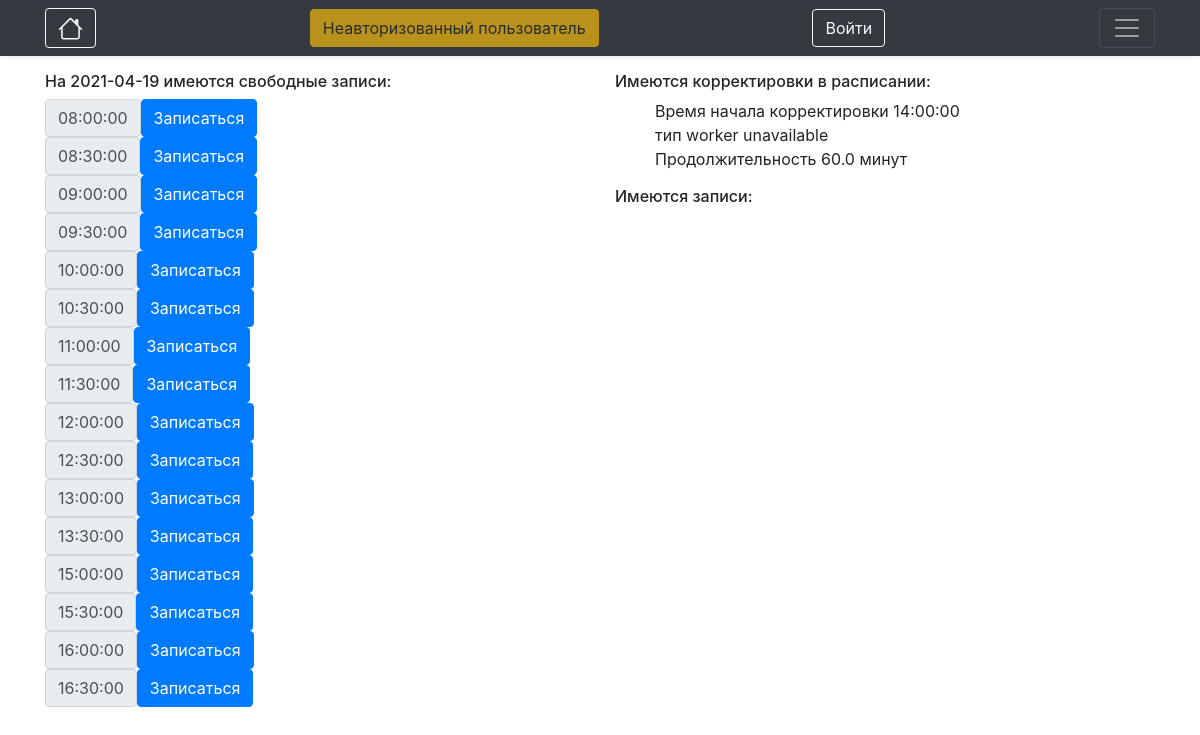
Before: /check-date?day=2021-04-19 with the older database file.
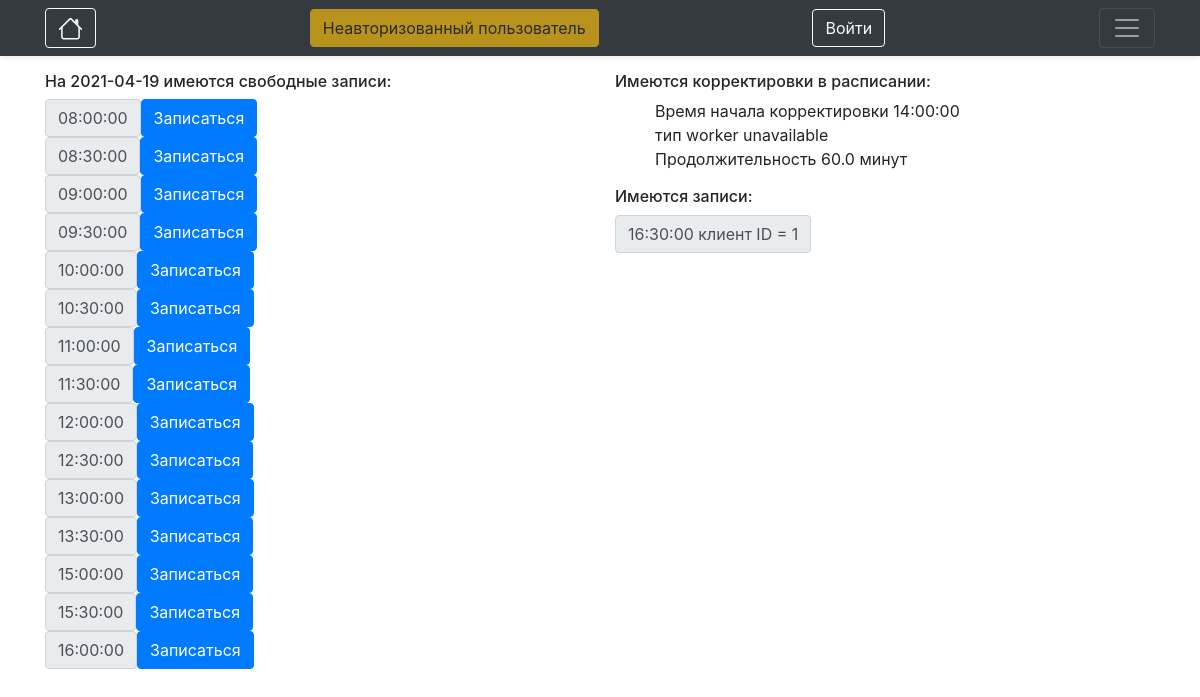
After: the same page with the newer database file.
### app/models.py (models this page shows, shortened)
class Schedule(db.Model):
    __tablename__ = 'schedules'
    worker_id = db.Column(db.Integer, db.ForeignKey('workers.id'), primary_key=True, nullable=False)
    start_time = db.Column(db.Integer, primary_key=True, nullable=False)
    duration = db.Column(db.Integer, nullable=False)
    week_day = db.Column(db.Integer, primary_key=True, nullable=False)
    def get_time(self):
        return (datetime.min + timedelta(seconds=self.start_time)).time()
    def get_time_with_duration(self):
        return (datetime.min + timedelta(seconds=(self.start_time + self.duration))).time()
    def __repr__(self):
        return f'<Shedule {self.worker_id} {self.start_time}>'

class Correction(db.Model):
    __tablename__ = 'corrections'
    worker_id = db.Column(db.Integer, db.ForeignKey('workers.id'), primary_key=True, nullable=False)
    start_time = db.Column(db.TIMESTAMP, primary_key=True, nullable=False)
    status = db.Column(db.Enum(CorrectionType))
    duration = db.Column(db.Integer, nullable=False)
    def get_start_time(self):
        return self.start_time.time()

class Record(db.Model):
    __tablename__ = 'records'
    id = db.Column(db.Integer, primary_key=True, autoincrement=True)
    client_id = db.Column(db.Integer, db.ForeignKey('clients.id'), nullable=False)
    worker_id = db.Column(db.Integer, db.ForeignKey('workers.id'), nullable=False)
    text = db.Column(db.Text, nullable=True)
    published = db.Column(db.DateTime, nullable=False)
    start_time = db.Column(db.TIMESTAMP, nullable=False)
    duration = db.Column(db.Integer, nullable=False)
    status = db.Column(db.Enum(RecordType), nullable=True)

### app/__init__.py (the view, shortened to what this page needs)
    @app.route('/check-date', methods=['GET', 'POST'])
    def check_date():
        formbtn = ChooseRecordForm()
        if request.method == 'GET':
            choose_day = request.args.get('day')
            date = datetime.strptime(choose_day, '%Y-%m-%d')
            date_corrections = Correction.query.filter(Correction.start_time >= date).\
                filter(Correction.start_time <= date + timedelta(days=1)).order_by(Correction.start_time).all()
            date_schedules = Schedule.query.filter_by(week_day=date.isoweekday()).order_by(Schedule.start_time).all()
            date_records = Record.query.filter(Record.start_time >= date).\
                filter(Record.start_time <= date + timedelta(days=1)).order_by(Record.start_time).all()
            for date_correction in date_corrections:
                shedule_windows_to_remove = 0
                remove_shedule_window = None
                for date_schedule in date_schedules:
                    if remove_shedule_window:
                        date_schedules.remove(remove_shedule_window)
                        remove_shedule_window = None
                    if date_schedule.get_time() <= date_correction.get_start_time() < date_schedule.get_time_with_duration():
                        if date_correction.duration % date_schedule.duration == 0:
                            shedule_windows_to_remove = date_correction.duration / date_schedule.duration
                        else:
                            shedule_windows_to_remove = (date_correction.duration // date_schedule.duration) + 1
                    if shedule_windows_to_remove > 0:
                        remove_shedule_window = date_schedule
                        shedule_windows_to_remove -= 1
            for date_record in date_records:
                remove_shedule_window = None
                for date_schedule in date_schedules:
                    if remove_shedule_window:
                        date_schedules.remove(remove_shedule_window)
                        print(remove_shedule_window.get_time())
                        remove_shedule_window = None
                    if date_schedule.get_time() == date_record.start_time.time():
                        remove_shedule_window = date_schedule
                        print(remove_shedule_window)
                if remove_shedule_window:
                        date_schedules.remove(remove_shedule_window)
                        print(remove_shedule_window.get_time())
                        remove_shedule_window = None
            return render_template(
                'check_date.html',
                date_schedules=date_schedules,
                date_corrections=date_corrections,
                date=date,
                date_records=date_records,
                form=formbtn
                )

### app/forms.py
class ChooseRecordForm(FlaskForm):
    submit = SubmitField('Записаться', render_kw={"class": "btn btn-primary"})

### app/templates/check_date.html (shortened to what this page needs)
{% extends "base.html" %}
{% block page_content %}
    <div class="row">
        <div class="col-6">
            <h6>На {{ date.date() }} имеются свободные записи:</h6>
                {% for date_schedule in date_schedules %}
                <div class="input-group">
                    <span class="input-group-text">{{ date_schedule.get_time() }}</span>
                    <form action="{{ url_for('process_add_record', schedule_start_time=date_schedule.start_time, schedule_worker=date_schedule.worker_id, date=date) }}" method="POST">
                        {{ form.submit }}
                    </form>
                </div>
                {% endfor %}
        </div>
        <div class="col-4">
            <h6>Имеются корректировки в расписании:</h6>
            {% for date_correction in date_corrections %}
                <ul>Время начала корректировки {{ date_correction.start_time.time() }} тип {{ date_correction.status.value }} Продолжительность {{ date_correction.duration/60 }} минут</ul>
            {% endfor %}
            <h6>Имеются записи:</h6>
            <div class="input-group">
                {% for date_record in date_records %}
                    <span class="input-group-text">{{ date_record.start_time.time() }} клиент ID = {{ date_record.client_id }}</span>
                {% endfor %}
            </div>
        </div>
    </div>
{% endblock %}

Changed rows visible on the page:
no longer on this page (row unchanged): Schedule: get_time "16:30:00"
added Record: start_time.time "16:30:00", client_id "1"
